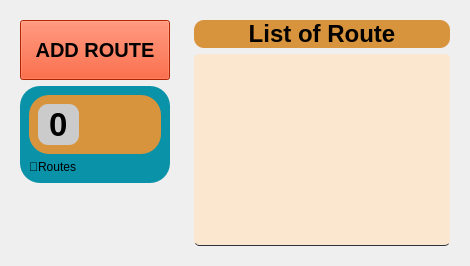
         <widget class="QWidget" name="ROUTE">
          <layout class="QHBoxLayout" name="horizontalLayout_38">
           <item alignment="Qt::AlignLeft">
            <widget class="QWidget" name="widget_17" native="true">
             <layout class="QVBoxLayout" name="verticalLayout_45">
              <item>
               <widget class="QPushButton" name="addRoute_pushButton">
                <property name="minimumSize">
                 <size>
                  <width>150</width>
                  <height>60</height>
                 </size>
                </property>
                <property name="font">
                 <font>
                  <family>Segoe UI</family>
                  <pointsize>15</pointsize>
                  <italic>false</italic>
                  <bold>true</bold>
                 </font>
                </property>
                <property name="cursor">
                 <cursorShape>PointingHandCursor</cursorShape>
                </property>
                <property name="styleSheet">
                 <string notr="true">QPushButton{
background-color: rgb(250, 50, 0);
}
QPushButton:hover {
background-color: qlineargradient(spread:pad, x1:0, y1:0.511364, x2:1, y2:0.523, stop:0 rgb(250, 50, 0), stop:1 #8BB8C7);
}</string>
                </property>
                <property name="text">
                 <string>ADD ROUTE</string>
                </property>
                <property name="icon">
                 <iconset>
                  <normaloff>:/whiteIcons/icons/whiteIcons/plus.svg</normaloff>:/whiteIcons/icons/whiteIcons/plus.svg</iconset>
                </property>
                <property name="iconSize">
                 <size>
                  <width>30</width>
                  <height>30</height>
                 </size>
                </property>
               </widget>
              </item>
              <item alignment="Qt::AlignTop">
               <widget class="QFrame" name="offlineBusTag_3">
                <property name="minimumSize">
                 <size>
                  <width>150</width>
                  <height>0</height>
                 </size>
                </property>
                <property name="styleSheet">
                 <string notr="true">background-color: #0A92A9;
border-radius: 20px;</string>
                </property>
                <property name="frameShape">
                 <enum>QFrame::StyledPanel</enum>
                </property>
                <property name="frameShadow">
                 <enum>QFrame::Raised</enum>
                </property>
                <layout class="QVBoxLayout" name="verticalLayout_44">
                 <item alignment="Qt::AlignVCenter">
                  <widget class="QFrame" name="frame_16">
                   <property name="styleSheet">
                    <string notr="true">background-color: #D7943D;
border-radius: 20px;</string>
                   </property>
                   <property name="frameShape">
                    <enum>QFrame::StyledPanel</enum>
                   </property>
                   <property name="frameShadow">
                    <enum>QFrame::Raised</enum>
                   </property>
                   <layout class="QHBoxLayout" name="horizontalLayout_25">
                    <item alignment="Qt::AlignLeft">
                     <widget class="QLabel" name="noOfRouteRoute_label">
                      <property name="font">
                       <font>
                        <pointsize>25</pointsize>
                        <bold>true</bold>
                       </font>
                      </property>
                      <property name="styleSheet">
                       <string notr="true">background-color: #CBCBCB;
padding: 2px;
border-radius: 10px;</string>
                      </property>
                      <property name="text">
                       <string>0</string>
                      </property>
                     </widget>
                    </item>
                    <item alignment="Qt::AlignRight|Qt::AlignVCenter">
                     <widget class="QLabel" name="label_31">
                      <property name="minimumSize">
                       <size>
                        <width>30</width>
                        <height>30</height>
                       </size>
                      </property>
                      <property name="maximumSize">
                       <size>
                        <width>30</width>
                        <height>30</height>
                       </size>
                      </property>
                      <property name="text">
                       <string/>
                      </property>
                      <property name="pixmap">
                       <pixmap>:/whiteIcons/icons/whiteIcons/eye.svg</pixmap>
                      </property>
                      <property name="scaledContents">
                       <bool>true</bool>
                      </property>
                     </widget>
                    </item>
                   </layout>
                  </widget>
                 </item>
                 <item alignment="Qt::AlignTop">
                  <widget class="QLabel" name="label_32">
                   <property name="styleSheet">
                    <string notr="true"/>
                   </property>
                   <property name="text">
                    <string>🚌Routes</string>
                   </property>
                  </widget>
                 </item>
                </layout>
               </widget>
              </item>
             </layout>
            </widget>
           </item>
           <item>
            <widget class="QWidget" name="addRouteBG" native="true">
             <property name="sizePolicy">
              <sizepolicy hsizetype="Expanding" vsizetype="Expanding">
               <horstretch>0</horstretch>
               <verstretch>0</verstretch>
              </sizepolicy>
             </property>
             <property name="styleSheet">
              <string notr="true"/>
             </property>
             <layout class="QVBoxLayout" name="verticalLayout_41">
              <item>
               <widget class="QLabel" name="label_17">
                <property name="font">
                 <font>
                  <pointsize>18</pointsize>
                  <bold>true</bold>
                 </font>
                </property>
                <property name="styleSheet">
                 <string notr="true">background-color: #D7943D;
border-radius: 10px;</string>
                </property>
                <property name="text">
                 <string>List of Route</string>
                </property>
                <property name="alignment">
                 <set>Qt::AlignCenter</set>
                </property>
               </widget>
              </item>
              <item>
               <widget class="QTableWidget" name="route_tableWidget">
                <property name="sizePolicy">
                 <sizepolicy hsizetype="Expanding" vsizetype="Expanding">
                  <horstretch>0</horstretch>
                  <verstretch>0</verstretch>
                 </sizepolicy>
                </property>
                <property name="palette">
                 <palette>
                  <active>
                   <colorrole role="WindowText">
                    <brush brushstyle="SolidPattern">
                     <color alpha="255">
                      <red>0</red>
                      <green>0</green>
                      <blue>0</blue>
                     </color>
                    </brush>
                   </colorrole>
                   <colorrole role="Button">
                    <brush brushstyle="SolidPattern">
                     <color alpha="255">
                      <red>251</red>
                      <green>230</green>
                      <blue>207</blue>
                     </color>
                    </brush>
                   </colorrole>
                   <colorrole role="Text">
                    <brush brushstyle="SolidPattern">
                     <color alpha="255">
                      <red>0</red>
                      <green>0</green>
                      <blue>0</blue>
                     </color>
                    </brush>
                   </colorrole>
                   <colorrole role="ButtonText">
                    <brush brushstyle="SolidPattern">
                     <color alpha="255">
                      <red>0</red>
                      <green>0</green>
                      <blue>0</blue>
                     </color>
                    </brush>
                   </colorrole>
                   <colorrole role="Base">
                    <brush brushstyle="SolidPattern">
                     <color alpha="255">
                      <red>251</red>
                      <green>230</green>
                      <blue>207</blue>
                     </color>
                    </brush>
                   </colorrole>
                   <colorrole role="Window">
                    <brush brushstyle="SolidPattern">
                     <color alpha="255">
                      <red>251</red>
                      <green>230</green>
                      <blue>207</blue>
                     </color>
                    </brush>
                   </colorrole>
                   <colorrole role="PlaceholderText">
                    <brush brushstyle="SolidPattern">
                     <color alpha="255">
                      <red>0</red>
                      <green>0</green>
                      <blue>0</blue>
                     </color>
                    </brush>
                   </colorrole>
                  </active>
                  <inactive>
                   <colorrole role="WindowText">
                    <brush brushstyle="SolidPattern">
                     <color alpha="255">
                      <red>0</red>
                      <green>0</green>
                      <blue>0</blue>
                     </color>
                    </brush>
                   </colorrole>
                   <colorrole role="Button">
                    <brush brushstyle="SolidPattern">
                     <color alpha="255">
                      <red>251</red>
                      <green>230</green>
                      <blue>207</blue>
                     </color>
                    </brush>
                   </colorrole>
                   <colorrole role="Text">
                    <brush brushstyle="SolidPattern">
                     <color alpha="255">
                      <red>0</red>
                      <green>0</green>
                      <blue>0</blue>
                     </color>
                    </brush>
                   </colorrole>
                   <colorrole role="ButtonText">
                    <brush brushstyle="SolidPattern">
                     <color alpha="255">
                      <red>0</red>
                      <green>0</green>
                      <blue>0</blue>
                     </color>
                    </brush>
                   </colorrole>
                   <colorrole role="Base">
                    <brush brushstyle="SolidPattern">
                     <color alpha="255">
                      <red>251</red>
                      <green>230</green>
                      <blue>207</blue>
                     </color>
                    </brush>
                   </colorrole>
                   <colorrole role="Window">
                    <brush brushstyle="SolidPattern">
                     <color alpha="255">
                      <red>251</red>
                      <green>230</green>
                      <blue>207</blue>
                     </color>
                    </brush>
                   </colorrole>
                   <colorrole role="PlaceholderText">
                    <brush brushstyle="SolidPattern">
                     <color alpha="255">
                      <red>0</red>
                      <green>0</green>
                      <blue>0</blue>
                     </color>
                    </brush>
                   </colorrole>
                  </inactive>
                  <disabled>
                   <colorrole role="WindowText">
                    <brush brushstyle="SolidPattern">
                     <color alpha="255">
                      <red>0</red>
                      <green>0</green>
                      <blue>0</blue>
                     </color>
                    </brush>
                   </colorrole>
                   <colorrole role="Button">
                    <brush brushstyle="SolidPattern">
                     <color alpha="255">
                      <red>251</red>
                      <green>230</green>
                      <blue>207</blue>
                     </color>
                    </brush>
                   </colorrole>
                   <colorrole role="Text">
                    <brush brushstyle="SolidPattern">
                     <color alpha="255">
                      <red>0</red>
                      <green>0</green>
                      <blue>0</blue>
                     </color>
                    </brush>
                   </colorrole>
                   <colorrole role="ButtonText">
                    <brush brushstyle="SolidPattern">
                     <color alpha="255">
                      <red>0</red>
                      <green>0</green>
                      <blue>0</blue>
                     </color>
                    </brush>
                   </colorrole>
                   <colorrole role="Base">
                    <brush brushstyle="SolidPattern">
                     <color alpha="255">
                      <red>251</red>
                      <green>230</green>
                      <blue>207</blue>
                     </color>
                    </brush>
                   </colorrole>
                   <colorrole role="Window">
                    <brush brushstyle="SolidPattern">
                     <color alpha="255">
                      <red>251</red>
                      <green>230</green>
                      <blue>207</blue>
                     </color>
                    </brush>
                   </colorrole>
                   <colorrole role="PlaceholderText">
                    <brush brushstyle="SolidPattern">
                     <color alpha="255">
                      <red>0</red>
                      <green>0</green>
                      <blue>0</blue>
                     </color>
                    </brush>
                   </colorrole>
                  </disabled>
                 </palette>
                </property>
                <property name="font">
                 <font>
                  <pointsize>15</pointsize>
                  <bold>true</bold>
                 </font>
                </property>
                <property name="styleSheet">
                 <string notr="true">QTableWidget {	
	padding: 10px;
	border-radius: 5px;
	gridline-color: rgb(44, 49, 60);
	border-bottom: 1px solid rgb(44, 49, 60);
    background-color: #FBE6CF;
}
QTableWidget::item{
	border-color: rgb(44, 49, 60);
	padding-left: 5px;
	padding-right: 5px;
	gridline-color: rgb(44, 49, 60);
}
QTableWidget::item:selected{
	background-color: #0A92A9;
}
QScrollBar:horizontal {
    border: none;
    background: rgb(52, 59, 72);
    height: 14px;
    margin: 0px 21px 0 21px;
	border-radius: 0px;
}
 QScrollBar:vertical {
	border: none;
	background-color: #0A92A9;
    width: 14px;
    margin: 21px 0 21px 0;
	border-radius: 0px;
 }
QHeaderView::section{
	background-color: #0A92A9;
	max-width: 30px;
	border: 1px solid rgb(44, 49, 60);
	border-style: none;
    border-bottom: 1px solid rgb(44, 49, 60);
    border-right: 1px solid rgb(44, 49, 60);
}
QTableWidget::horizontalHeader {	
	background-color: #0A92A9;
}
QHeaderView::section:horizontal
{
    border: 1px solid rgb(32, 34, 42);
	background-color: #0A92A9;
	padding: 3px;
	border-top-left-radius: 7px;
    border-top-right-radius: 7px;
}
QHeaderView::section:vertical
{
	background-color: #0A92A9;
}
</string>
                </property>
                <property name="frameShape">
                 <enum>QFrame::NoFrame</enum>
                </property>
                <property name="verticalScrollBarPolicy">
                 <enum>Qt::ScrollBarAsNeeded</enum>
                </property>
                <property name="autoScroll">
                 <bool>true</bool>
                </property>
                <property name="autoScrollMargin">
                 <number>20</number>
                </property>
                <property name="editTriggers">
                 <set>QAbstractItemView::NoEditTriggers</set>
                </property>
                <property name="tabKeyNavigation">
                 <bool>true</bool>
                </property>
                <property name="showDropIndicator" stdset="0">
                 <bool>true</bool>
                </property>
                <property name="alternatingRowColors">
                 <bool>false</bool>
                </property>
                <property name="selectionMode">
                 <enum>QAbstractItemView::SingleSelection</enum>
                </property>
                <property name="selectionBehavior">
                 <enum>QAbstractItemView::SelectRows</enum>
                </property>
                <property name="showGrid">
                 <bool>true</bool>
                </property>
                <property name="gridStyle">
                 <enum>Qt::SolidLine</enum>
                </property>
                <property name="sortingEnabled">
                 <bool>false</bool>
                </property>
               </widget>
              </item>
             </layout>
            </widget>
           </item>
          </layout>
         </widget>
